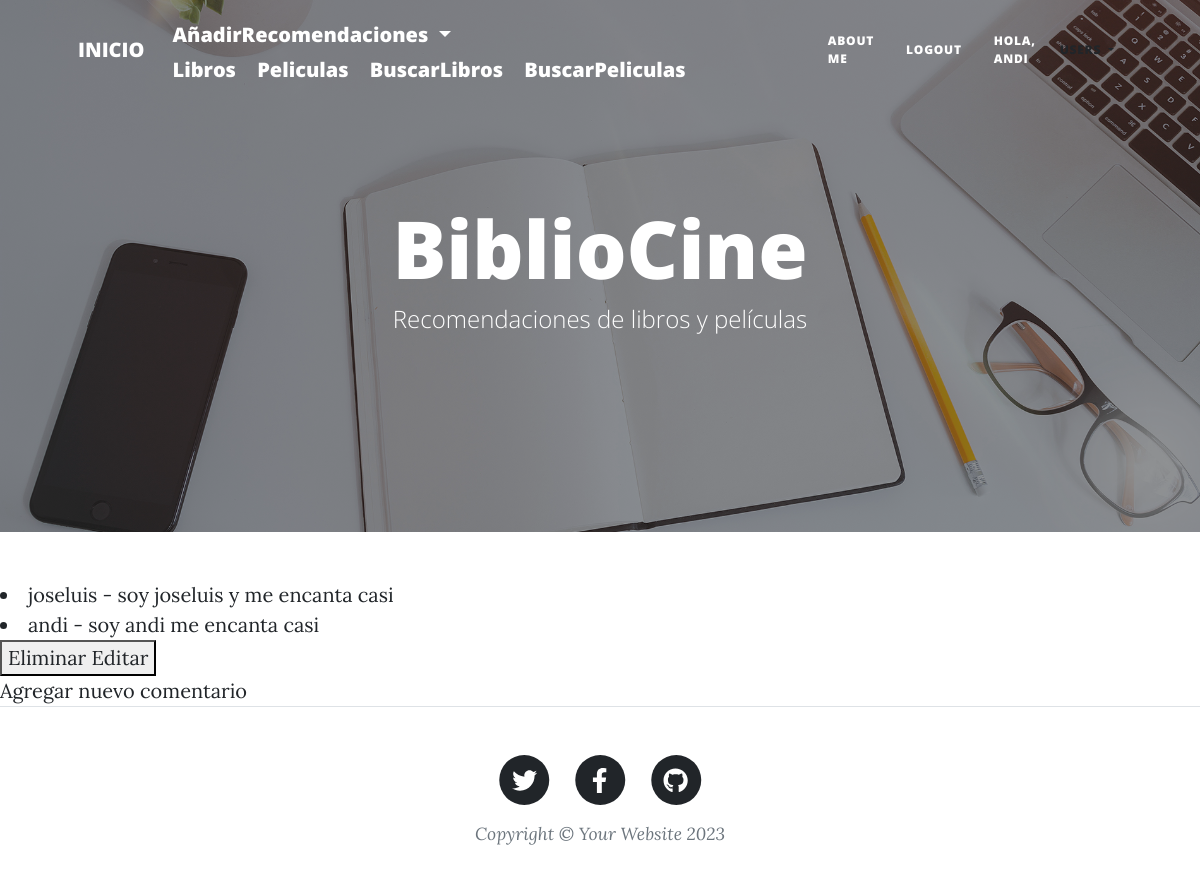
/AppBiblioCine/leerComentarioLibros/3 (signed in), run on an earlier commit of the app's database.
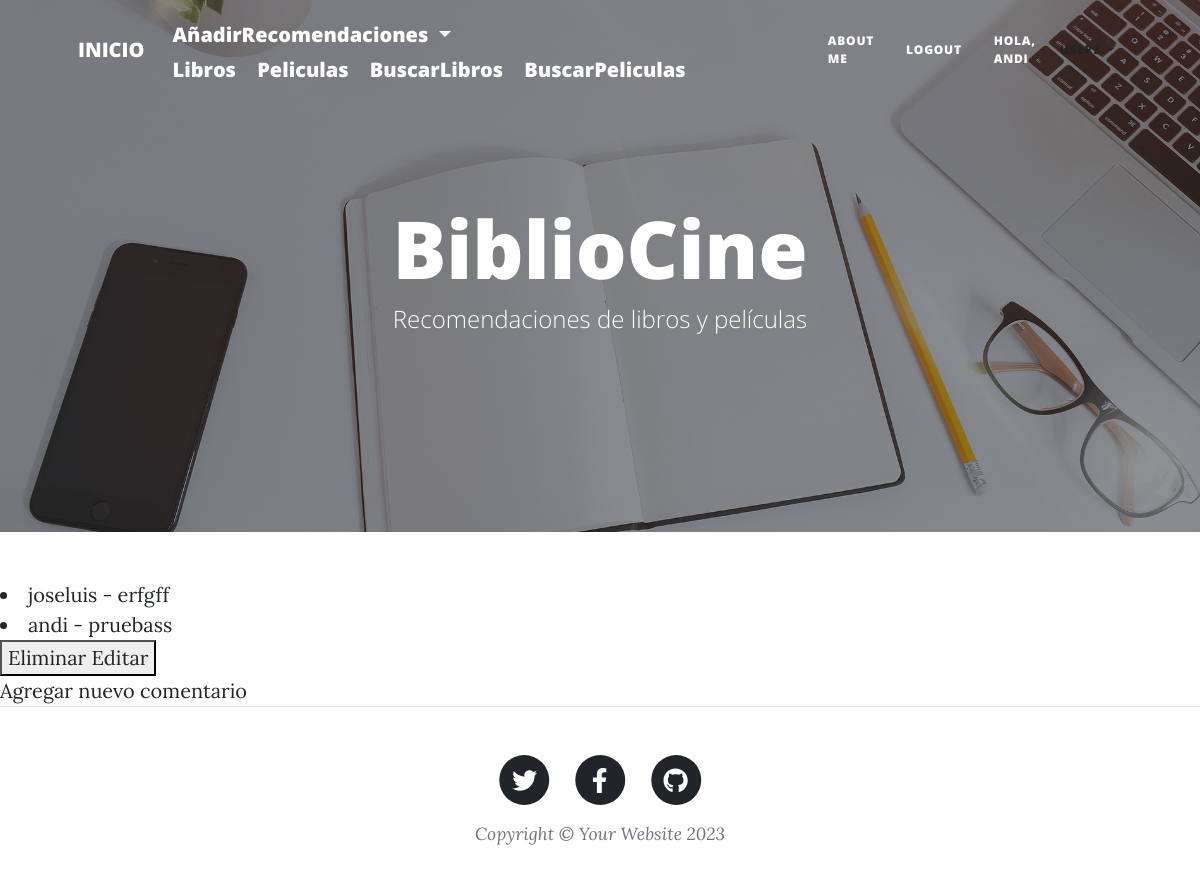
And on a later commit of the database.
### AppBiblioCine/models.py (models this page shows)
class ComentarioLibro(models.Model):
    libro = models.ForeignKey(Libro, related_name='comentariosLibros', on_delete=models.CASCADE, null=True)
    nombre = models.ForeignKey(User,blank=False,null=True,on_delete=models.CASCADE, verbose_name="nombre")
    comentario = models.TextField(null=True, blank=True)
    fechaComentario = models.DateTimeField(auto_now_add=True)
    class Meta:
        ordering = ['-fechaComentario']
    def __str__(self):
        return '%s - %s' % (self.nombre, self.comentario)

### AppBiblioCine/views.py (the view)
# urls.py: path( 'leerComentarioLibros/<id>', views.leerComentarioLibros, name='LeerComentarioLibros'),
@login_required
def leerComentarioLibros(request, id):
    libro = get_object_or_404(Libro, id=id)
    comentarios = ComentarioLibro.objects.all()
    comentarios = ComentarioLibro.objects.filter(libro__id=id)
    contexto = {"libro": libro, "comentarios":comentarios}
    print(comentarios)
    return render(request, "AppBiblioCine/leerComentariosLibros.html", contexto)

### templates/AppBiblioCine/leerComentariosLibros.html (shortened to what this page needs)
{% extends 'AppAdministracion/padre.html' %}
{% load static %}
{% block CAMBIOS %}
    <!DOCTYPE html>
    <html lang="en">
    <head>
    </head>
    <body>
        {% for c in comentarios %}
            <li>{{c}}</li>
            {% if user.is_authenticated and user == c.nombre %}
            <button>
                <a href="{% url 'EliminarComentarioLibros' c.id %}">Eliminar</a>
                <a href="{% url 'EditarComentarioLibros' c.id %}">Editar</a>
            </button>
            {% endif %}
        {% endfor %}
        <br>
        <a href="{% url 'ComentarioLibros' libro.id %}">Agregar nuevo comentario</a>
    </body>
    </html>
{% endblock %}

What changed in the data, as far as the page shows it:
removed ComentarioLibro: nombre+comentario "joseluis - soy joseluis y me encanta casi"
removed ComentarioLibro: nombre+comentario "andi - soy andi me encanta casi", shows "Eliminar"
added ComentarioLibro: nombre+comentario "joseluis - erfgff"
added ComentarioLibro: nombre+comentario "andi - pruebass", shows "Eliminar"
